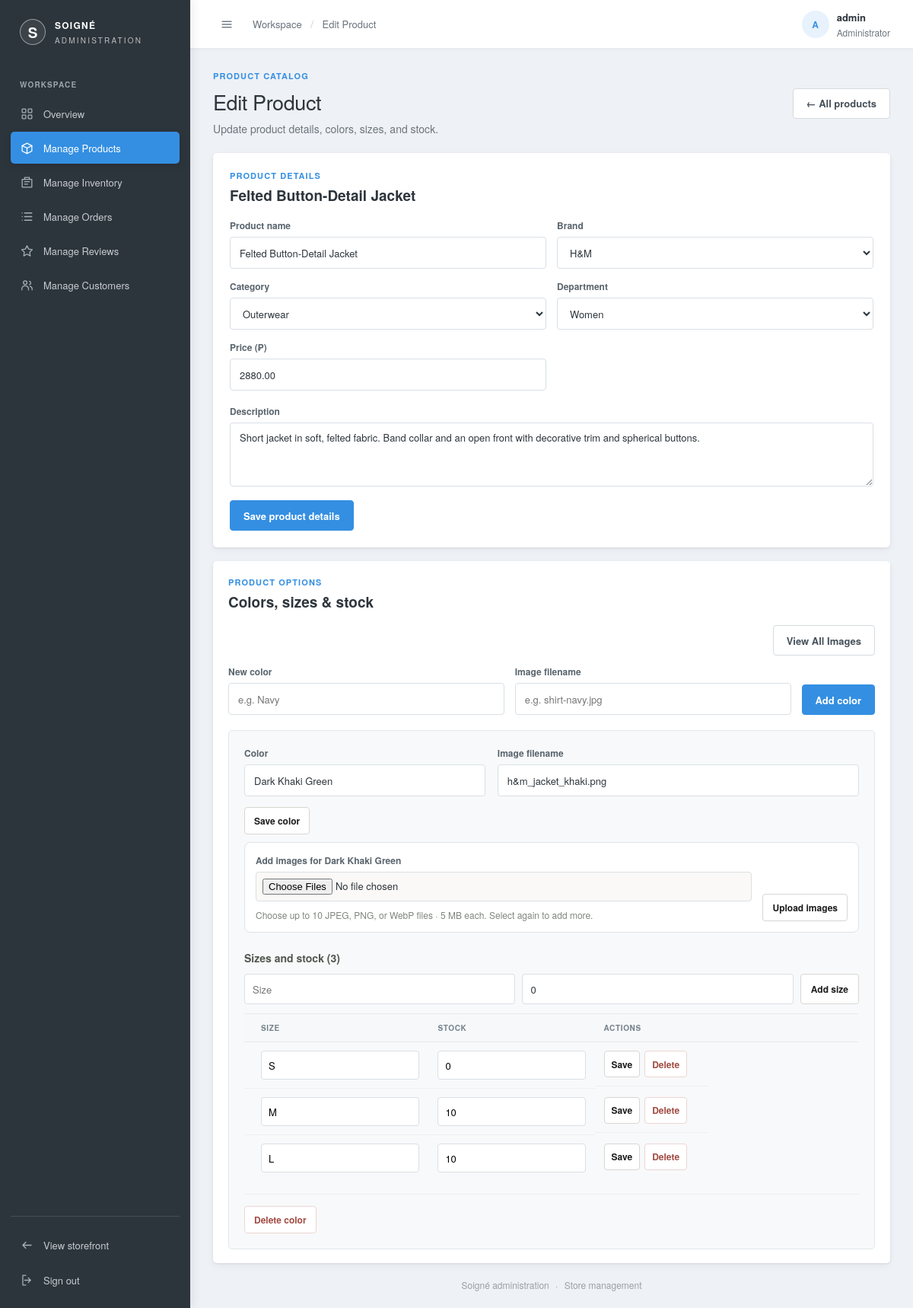
The app's page /admin/manage-products/edit.php?id=1 (signed in) with its own data.
### tables this page shows
CREATE TABLE products (
  product_id  INT AUTO_INCREMENT PRIMARY KEY,
  supplier_id INT NOT NULL,
  name        VARCHAR(150)  NOT NULL,
  category_id INT NULL,
  department  ENUM('men','women','kids') NOT NULL DEFAULT 'men',
  price       DECIMAL(10,2) NOT NULL,
  description TEXT,
  created_at  DATETIME DEFAULT CURRENT_TIMESTAMP,
  INDEX idx_department (department),
  INDEX idx_products_category_id (category_id),
  FOREIGN KEY (supplier_id) REFERENCES suppliers(supplier_id),
  FOREIGN KEY (category_id) REFERENCES categories(category_id)
    ON UPDATE CASCADE
    ON DELETE SET NULL
);

CREATE TABLE suppliers (
  supplier_id INT AUTO_INCREMENT PRIMARY KEY,
  name        VARCHAR(120) NOT NULL UNIQUE,
  image       VARCHAR(255) NULL
);

CREATE TABLE categories (
  category_id INT AUTO_INCREMENT PRIMARY KEY,
  name        VARCHAR(50) NOT NULL UNIQUE
);

CREATE TABLE product_variants (
  variant_id       INT AUTO_INCREMENT PRIMARY KEY,
  product_color_id INT         NOT NULL,
  size             VARCHAR(20) NOT NULL,
  stock            INT         NOT NULL DEFAULT 0,
  FOREIGN KEY (product_color_id) REFERENCES product_colors(product_color_id),
  UNIQUE KEY uniq_variant (product_color_id, size)
);

### includes/product_validation.php (called while the page is built, shortened)
<?php
function product_positive_integer($value): ?int
{
    $integer = filter_var($value, FILTER_VALIDATE_INT);
    return $integer !== false && $integer > 0 ? $integer : null;
}

### admin/includes/bootstrap.php (called while the page is built, shortened)
<?php
function admin_escape($value): string
{
    return htmlspecialchars((string)$value, ENT_QUOTES, 'UTF-8');
}
function admin_pagination_page(int $totalItems, int $pageSize = 10, string $pageKey = 'page'): array
{
    $totalPages = max(1, (int)ceil($totalItems / $pageSize));
    $requestedPage = filter_var($_GET[$pageKey] ?? 1, FILTER_VALIDATE_INT);
    $page = $requestedPage === false ? 1 : max(1, min($requestedPage, $totalPages));
    return [
        'page' => $page,
        'page_size' => $pageSize,
        'total_pages' => $totalPages,
        'offset' => ($page - 1) * $pageSize,
    ];
}
    ?>

### admin/manage-products/edit.php (the view, shortened to what this page needs)
<?php
require_once __DIR__ . '/../includes/bootstrap.php';
require_once __DIR__ . '/../../includes/product_validation.php';
$product_id = product_positive_integer($_GET['id'] ?? null);
$product_stmt = mysqli_prepare($conn,
    "SELECT p.*, s.name AS supplier_name
     FROM products p
     JOIN suppliers s ON s.supplier_id = p.supplier_id
     WHERE p.product_id = ?"
);
mysqli_stmt_bind_param($product_stmt, 'i', $product_id);
mysqli_stmt_execute($product_stmt);
$product = mysqli_fetch_assoc(mysqli_stmt_get_result($product_stmt));
$suppliers = mysqli_fetch_all(mysqli_query($conn, "SELECT supplier_id, name FROM suppliers ORDER BY name"), MYSQLI_ASSOC);
$categories = mysqli_fetch_all(mysqli_query($conn, "SELECT category_id, name FROM categories ORDER BY name"), MYSQLI_ASSOC);
$colors_stmt = mysqli_prepare($conn,
    "SELECT pc.product_color_id, pc.color, v.variant_id, v.size, v.stock
     FROM product_colors pc
     LEFT JOIN product_variants v ON v.product_color_id = pc.product_color_id
     WHERE pc.product_id = ?
     ORDER BY pc.product_color_id, v.variant_id"
);
mysqli_stmt_bind_param($colors_stmt, 'i', $product_id);
mysqli_stmt_execute($colors_stmt);
$color_rows = mysqli_fetch_all(mysqli_stmt_get_result($colors_stmt), MYSQLI_ASSOC);
$colors = [];
foreach ($color_rows as $row) {
    $color_id = (int)$row['product_color_id'];
    if (!isset($colors[$color_id])) {
        $colors[$color_id] = ['product_color_id' => $color_id, 'color' => $row['color'], 'image' => '', 'variants' => []];
    }
    if ($row['variant_id'] !== null) {
        $colors[$color_id]['variants'][] = ['variant_id' => (int)$row['variant_id'], 'size' => $row['size'], 'stock' => (int)$row['stock']];
    }
}
include __DIR__ . '/../includes/header.php';
?>
<section class="admin-page-heading">
  <div><p class="admin-eyebrow">PRODUCT CATALOG</p><h1>Edit Product</h1><p>Update product details, colors, sizes, and stock.</p></div>
  <a class="admin-button admin-button-light" href="<?php echo BASE_URL; ?>admin/manage-products/">&larr; All products</a>
</section>
<section class="manage-panel">
  <div class="manage-panel-heading"><div><p class="admin-eyebrow">PRODUCT DETAILS</p><h2><?php echo admin_escape($product['name']); ?></h2></div></div>
  <form method="post" class="manage-form manage-product-create" novalidate>
    <label>Product name<input name="name" value="<?php echo admin_escape(is_string($_POST['name'] ?? null) ? $_POST['name'] : $product['name']); ?>"></label>
    <label>Brand<select name="supplier_id"><?php foreach ($suppliers as $supplier) { ?><option value="<?php echo (int)$supplier['supplier_id']; ?>" <?php echo (int)$supplier['supplier_id'] === (int)$product['supplier_id'] ? 'selected' : ''; ?>><?php echo admin_escape($supplier['name']); ?></option><?php } ?></select></label>
    <label>Category<select name="category_id"><option value="">Uncategorized</option><?php foreach ($categories as $category_option) { $selected_category_id = is_string($_POST['category_id'] ?? null) ? $_POST['category_id'] : (string)$product['category_id']; ?><option value="<?php echo (int)$category_option['category_id']; ?>" <?php echo $selected_category_id === (string)$category_option['category_id'] ? 'selected' : ''; ?>><?php echo admin_escape($category_option['name']); ?></option><?php } ?></select></label>
    <label>Department<select name="department"><?php foreach (['men' => 'Men', 'women' => 'Women', 'kids' => 'Kids'] as $key => $label) { ?><option value="<?php echo $key; ?>" <?php echo $product['department'] === $key ? 'selected' : ''; ?>><?php echo $label; ?></option><?php } ?></select></label>
    <label>Price (₱)<input type="text" inputmode="decimal" name="price" value="<?php echo admin_escape(is_string($_POST['price'] ?? null) ? $_POST['price'] : $product['price']); ?>"></label>
    <label class="manage-form-wide">Description<textarea name="description" rows="3"><?php echo admin_escape(is_string($_POST['description'] ?? null) ? $_POST['description'] : $product['description']); ?></textarea></label>
    <div class="manage-form-wide"><button class="admin-button" type="submit">Save product details</button></div>
  </form>
</section>
<section class="manage-panel manage-list-panel">
  <div class="manage-panel-heading"><div><p class="admin-eyebrow">PRODUCT OPTIONS</p><h2>Colors, sizes &amp; stock</h2></div></div>
  <div class="manage-color-gallery-action">
    <button class="admin-button admin-button-light" type="button" data-open-dialog="product-images-dialog">View All Images</button>
  </div>
  <form method="post" class="manage-form manage-add-color" novalidate>
    <label>New color<input name="color" placeholder="e.g. Navy"></label>
    <label>Image filename<input name="image" placeholder="e.g. shirt-navy.jpg"></label>
    <div><button class="admin-button" type="submit">Add color</button></div>
  </form>
  <?php foreach ($colors as $color) {
    $variant_page_key = 'variants_' . (int)$color['product_color_id'] . '_page';
    $variant_pagination = admin_pagination_page(count($color['variants']), 10, $variant_page_key);
    $visible_variants = array_slice($color['variants'], $variant_pagination['offset'], $variant_pagination['page_size']);
  ?>
    <div class="manage-color-block">
      <form method="post" class="manage-form manage-color-edit" novalidate>
        <label>Color<input name="color" value="<?php echo admin_escape($color['color']); ?>"></label>
        <label>Image filename<input name="image" value="<?php echo admin_escape($color['image']); ?>"></label>
        <div class="manage-row-actions"><button class="manage-small-button" type="submit">Save color</button></div>
      </form>
      <form method="post" enctype="multipart/form-data" class="manage-form manage-color-images" novalidate>
        <label>Add images for <?php echo admin_escape($color['color']); ?><input type="file" name="images[]" accept="image/jpeg,image/png,image/webp" multiple data-color-gallery-upload><small class="manage-secondary" data-upload-count>Choose up to 10 JPEG, PNG, or WebP files · 5 MB each. Select again to add more.</small></label>
        <button class="manage-small-button" type="submit">Upload images</button>
      </form>
      <div class="manage-variant-heading"><strong>Sizes and stock (<?php echo count($color['variants']); ?>)</strong>
        <form method="post" class="manage-inline-form" novalidate>
          <input name="size" placeholder="Size" aria-label="New size">
          <input type="text" inputmode="numeric" name="stock" value="0" aria-label="Starting stock">
          <button class="manage-small-button" type="submit">Add size</button>
        </form>
      </div>
      <?php if ($color['variants']) { ?>
        <div class="admin-table-wrap"><table class="admin-table manage-variant-table">
          <thead><tr><th>Size</th><th>Stock</th><th>Actions</th></tr></thead>
          <tbody><?php foreach ($visible_variants as $variant) { $variant_form_id = 'update-variant-' . $variant['variant_id']; ?>
            <tr>
              <td>
                <input form="<?php echo $variant_form_id; ?>" name="size" value="<?php echo admin_escape($variant['size']); ?>" aria-label="Size">
              </td>
              <td><input form="<?php echo $variant_form_id; ?>" type="text" inputmode="numeric" name="stock" value="<?php echo $variant['stock']; ?>" aria-label="Stock"></td>
              <td><button form="<?php echo $variant_form_id; ?>" class="manage-small-button" type="submit">Save</button>
                <form method="post" class="manage-inline-form" novalidate onsubmit="return confirm('Delete this size variant? Variants with cart, order, or restock history cannot be deleted.');">
                  <button class="manage-small-button is-danger" type="submit">Delete</button>
                </form>
              </td>
            </tr>
          <?php } ?></tbody>
        </table></div>
      <?php } else { ?><p class="manage-empty">No sizes added for this color.</p><?php } ?>
      <form method="post" class="manage-delete-color" novalidate onsubmit="return confirm('Delete this color and its unused sizes?');">
        <button class="manage-small-button is-danger" type="submit">Delete color</button>
      </form>
    </div>
  <?php } ?>
</section>
<?php include __DIR__ . '/../includes/footer.php'; ?>

### admin/styles/admin.css (style rules this page uses)
:root { --admin-ink: #2d353c; --admin-muted: #6c757d; --admin-line: #dfe3e8; --admin-paper: #ffffff; --admin-canvas: #eef1f5; --admin-accent: #348fe2; --admin-accent-dark: #2178c4; --admin-font: "Helvetica Neue", Helvetica, Arial, sans-serif; }
* { box-sizing: border-box; }
body { margin: 0; font-family: var(--admin-font); color: var(--admin-ink); }
a { color: inherit; text-decoration: none; }
button, input { font: inherit; }
.admin-eyebrow { margin: 0 0 10px; color: var(--admin-accent); font-size: 11px; font-weight: 700; letter-spacing: 1.6px; }
.admin-button { min-height: 40px; display: inline-flex; justify-content: center; align-items: center; gap: 8px; padding: 0 17px; border: 1px solid var(--admin-ink); border-radius: 11px; background: var(--admin-ink); color: #fff; box-shadow: 0 2px 4px rgba(28,28,28,.12), inset 0 1px 0 rgba(255,255,255,.16); font-size: 13px; font-weight: 700; cursor: pointer; transition: box-shadow .15s ease, transform .15s ease, background .15s ease, border-color .15s ease; }
.admin-dashboard-body { min-height: 100vh; background: var(--admin-canvas); }
.admin-page-heading { display: flex; align-items: center; justify-content: space-between; gap: 20px; margin-bottom: 25px; }
.admin-page-heading .admin-eyebrow { margin-bottom: 7px; }
.admin-page-heading h1 { margin: 0; font-family: var(--admin-font); font-size: 29px; font-weight: 600; letter-spacing: -.4px; }
.admin-page-heading > div > p:last-child { margin: 6px 0 0; color: var(--admin-muted); font-size: 14px; }
.admin-button-light { border-color: #d8d6d2; background: #fff; color: var(--admin-ink); box-shadow: 0 2px 4px rgba(28,28,28,.1), inset 0 1px 0 rgba(255,255,255,.9); }
.admin-table-wrap { width: 100%; overflow-x: auto; }
.admin-table { width: 100%; border-collapse: collapse; text-align: left; white-space: nowrap; }
.admin-table th { padding: 12px 15px; border-top: 1px solid #f0f1ee; border-bottom: 1px solid #f0f1ee; background: #faf9f7; color: #77736d; font-size: 11px; font-weight: 700; letter-spacing: .45px; text-transform: uppercase; }
.admin-table th:first-child, .admin-table td:first-child { padding-left: 20px; }
.admin-table td { padding: 14px 15px; border-bottom: 1px solid #f1f2ef; color: #626262; font-size: 13px; }
.admin-table tbody tr:last-child td { border-bottom: 0; }
body.admin-dashboard-body { background: var(--admin-canvas); color: #2d353c; font-size: 14px; -webkit-font-smoothing: antialiased; }
.admin-page-heading { margin-bottom: 22px; }
.admin-page-heading h1 { color: #2d353c; font-size: 27px; font-weight: 500; }
.admin-eyebrow { color: #348fe2; letter-spacing: 1.1px; }
.admin-button { border-color: #348fe2; border-radius: 4px; background: #348fe2; box-shadow: none; font-weight: 600; }
.admin-button-light { border-color: #d5dbe0; background: #fff; color: #46515a; box-shadow: none; }
.admin-table th { border-color: #e8ebee; background: #f6f8fa; color: #74808a; font-size: 10px; letter-spacing: .65px; }
.admin-table td { border-color: #edf0f2; color: #5d6871; }

### records on screen
products: name "Felted Button-Detail Jacket", supplier_id "H&M", category_id "Outerwear", department "Women", price "2880.00", description "Short jacket in soft, felted fabric. Band collar and an open front with decorative trim and spherical buttons."
product_variants: size "S", stock "0"
product_variants: size "M", stock "10"
product_variants: size "L", stock "10"

### other values on screen
admin_escape($admin_page_title) "Edit Product"
admin_escape(strtoupper(substr($admin_header_name, 0, 1))) "A"
admin_escape($admin_header_name) "admin"
admin_escape($color['color']) "Dark Khaki Green"
count($color['variants']) "3"
